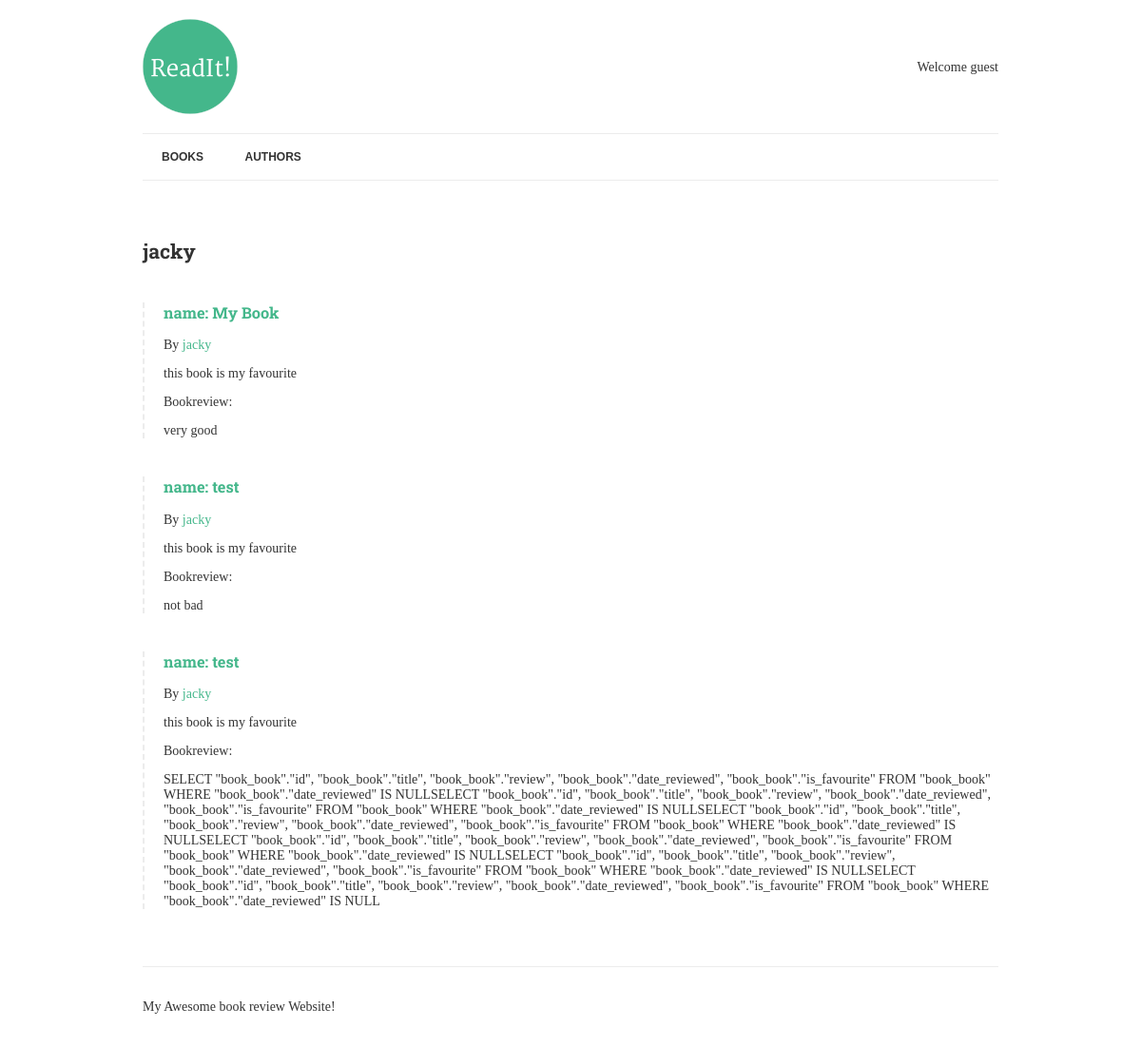
The app's page /authors/1/ with its own data.
### book/models.py (models this page shows, shortened)
class Author(models.Model):
    name = models.CharField(max_length=70, help_text="Use pen name,not real name", unique=True)

class Book(models.Model):
    title = models.CharField(max_length=150)
    authors = models.ManyToManyField("author", related_name="books")
    review = models.TextField(blank=True, null=True)
    date_reviewed = models.DateTimeField(blank=True, null=True)
    is_favourite = models.BooleanField(default=False, verbose_name="Favourite?")

### book/views.py (the view)
# urls.py: url(r'^authors/(?P<pk>|[-\w]+)/$', AuthorDetail.as_view(),name='author-detail'),
class AuthorDetail(DetailView):
    model = Author
    template_name = "../templates/author.html"

### book/templates/author.html
{% extends 'base.html' %}
{% block content %}
    <h2>{{ author.name }}</h2>
    {% for book in author.books.all %}
        {% include 'book-detail.html' %}
    {% endfor %}
{% endblock %}

### book/templates/book-detail.html
{% if book.review %}
    <div class="book">
        <h3>
            <a href="{% url 'book-detail' book.pk %}">name: {{ book.title }}</a>
        </h3>
        <p>
            By {% for author in book.authors.all %}
                    <a href="{% url 'author-detail' author.pk %}">
                        {{ author.name }}
                    </a>
             {% endfor %}
        </p>
        {% if book.is_favourite %}
            <p class="highlight">this book is my favourite</p>
        {% endif %}
        <p>Bookreview: {{ book.review|linebreaks }}</p>
    </div>
{% endif %}

### book/static/css/style.css (style rules this page uses)
.book { border-left: 2px dashed #ececec; padding-left: 20px; margin: 40px 0; }
body { font-family: 'Merriweather', serif; color: #333; font-size: 14px; }
h1, h2, h3, h4, h5, h6 { font-family: 'Roboto Slab', serif; }
a { color: #44B78B; text-decoration: none; }

### records on screen
Author: name "jacky"
Book: title "My Book", is_favourite "this book is my favourite", review "very good"
Book: title "test", is_favourite "this book is my favourite", review "not bad"
Book: title "test", is_favourite "this book is my favourite", review "SELECT \"book_book\".\"id\", \"book_book\".\"title\", \"book_book\".\"review\", \"book_book\".\"date_reviewed\", \"book_book\".\"is_favourite\" FROM \"book_book\" WHERE \"book_book\".\"date_reviewed\" IS NULLSELECT \"book_book\".\"id\", \"book_book\".\"title\", \"book_book\".\"review\", \"book_book\".\"date_reviewed\", \"book_book\".\"is_favourite\" FROM \"book_book\" WHERE \"book_book\".\"date_reviewed\" IS NULLSELECT \"book_book\".\"id\", \"book_book\".\"title\", \"book_book\".\"review\", \"book_book\".\"date_reviewed\", \"book_book\".\"is_favourite\" FROM \"book_book\" WHERE \"book_book\".\"date_reviewed\" IS NULLSELECT \"book_book\".\"id\", \"book_book\".\"title\", \"book_book\".\"review\", \"book_book\".\"date_reviewed\", \"book_book\".\"is_favourite\" FROM \"book_book\" WHERE…"
